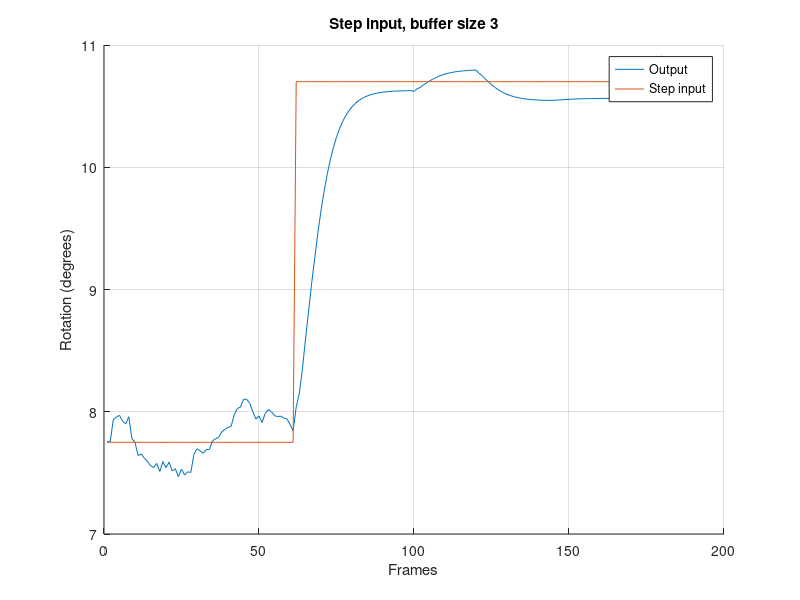

Write MATLAB code to recreate this figure.
clear,clc, close all

load('angle_results/angle_data_8_3')

angles(1,2,1) = angles(1,2,2);

for i = 1:length(angles(1,3,:))
    a(i) = angles(1,1,i);
    b(i) = angles(1,2,i);
    c(i) = angles(1,3,i);
    if i > 61
        stepp(i) = 10.7;
    else
        stepp(i) = 7.75;
    end
end

figure
% plot(a)
hold on
plot(b)
% plot(c)
plot(stepp)
grid on
title('Step input, buffer size 3')
xlabel('Frames')
ylabel('Rotation (degrees)')
legend('Output','Step input')


% Y = fft(a,251);
% 
% Pyy = Y.*conj(Y)/251;
% f = 1000/251*(0:127);
% hold off
% figure
% plot(f,Pyy(1:128))
% title('Power spectral density')
% xlabel('Frequency (Hz)')

load('save_times_1.mat')

time(1) = sum(pic_time(6:40))/(40-6);
time(2) = sum(suf_time(6:40))/(40-6);
time(3) = sum(ore_time(6:40))/(40-6);
time(4) = sum(matches_time(6:40))/(40-6);
time(5) = sum(dd_time(6:40))/(40-6);
time(6) = sum(match_time(6:40))/(40-6);
time(7) = sum(orginal_time(6:40))/(40-6);
time(8) = sum(angle_cal_time(6:40))/(40-6);
time(9) = sum(filter_time(6:40))/(40-6);
time(10) = sum(filter_angle_time(6:40))/(40-6);

time

overall = sum(time)
freq = 1/overall




